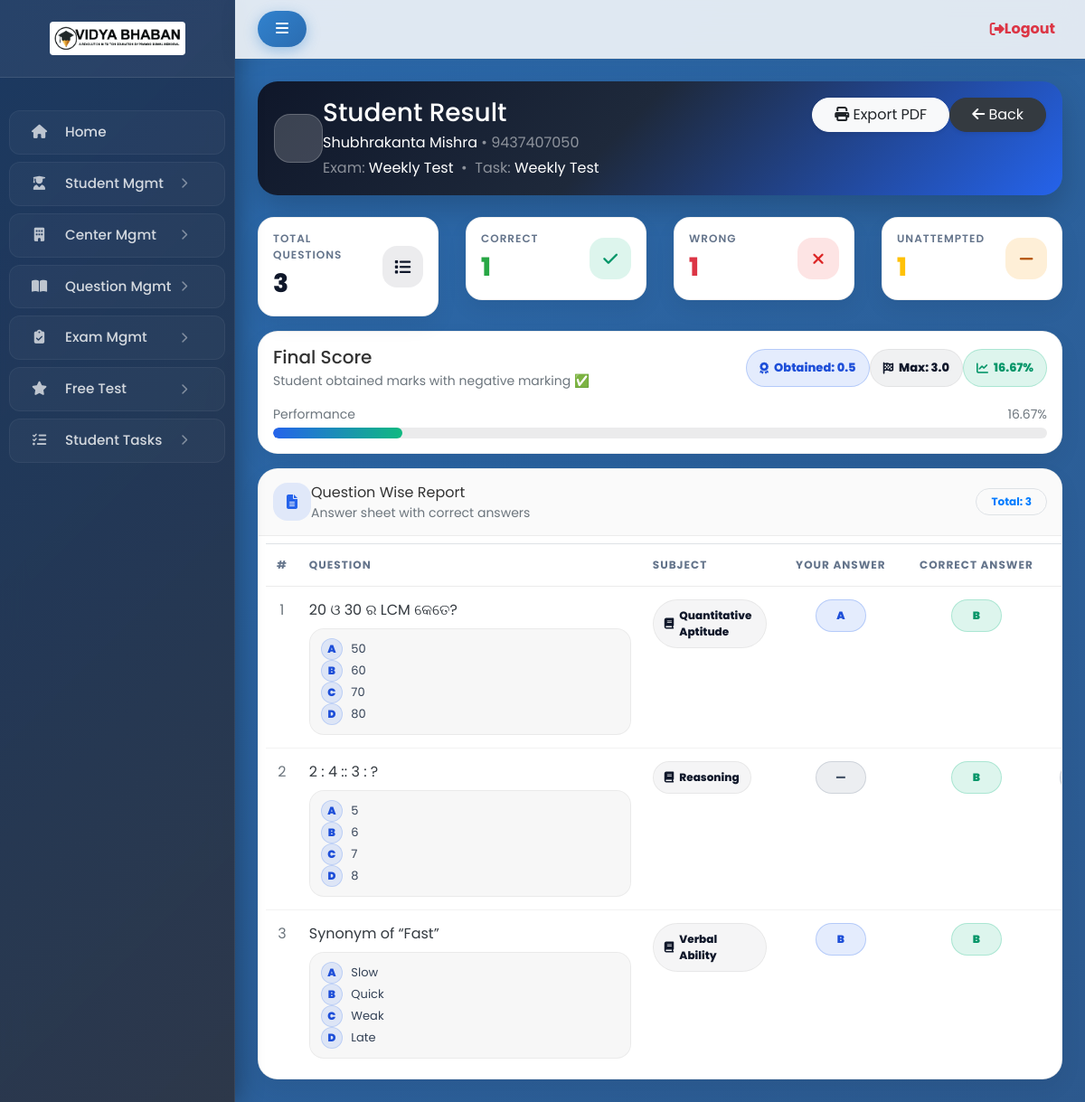
The page /panel/student-attempt-result/36/ (signed in) on the database its author committed.
### app/models.py (models this page shows, shortened)
class StudentExamAttempt(models.Model):
    student = models.ForeignKey(
        Student,
        on_delete=models.CASCADE
    )
    exam = models.ForeignKey(
        Exam,
        on_delete=models.CASCADE
    )
    task = models.ForeignKey(
        ExamTask,
        on_delete=models.CASCADE,
        null=True,        # IMPORTANT: migration error avoid
        blank=True
    )
    start_time = models.DateTimeField(null=True, blank=True)
    is_submitted = models.BooleanField(default=False)
    submitted_at = models.DateTimeField(null=True, blank=True)

class Student(models.Model):
    name = models.CharField(max_length=100)
    phone = models.CharField(
        max_length=15,
        unique=True
    )
    email = models.EmailField(
        unique=True,
        blank=True,
        null=True
    )
    photo = models.ImageField(
        upload_to="students/",
        blank=True,
        null=True
    )
    course = models.CharField(
        max_length=100,
        blank=True,
        null=True
    )
    center_name = models.CharField(
        max_length=100,
        blank=True,
        null=True
    )
    address = models.TextField(
        blank=True,
        null=True
    )
    password = models.CharField(max_length=128)
    razorpay_order_id = models.CharField(
        max_length=200,
        blank=True,
        null=True
    )
    razorpay_payment_id = models.CharField(
        max_length=200,
        blank=True,
        null=True,
        unique=True
    )
    PAYMENT_STATUS = [
        ("pending", "Pending"),
        ("success", "Success"),
        ("failed", "Failed"),
    ]
    payment_status = models.CharField(
        max_length=20,
        choices=PAYMENT_STATUS,
        default="pending"
    )
    is_approved = models.BooleanField(default=False)
    created_at = models.DateTimeField(default=timezone.now)

class Exam(models.Model):
    name = models.CharField(max_length=200)
    duration_minutes = models.PositiveIntegerField()
    marks_per_question = models.FloatField()
    negative_marking = models.FloatField(default=0)
    created_at = models.DateTimeField(auto_now_add=True)

class ExamTask(models.Model):
    exam = models.ForeignKey(Exam, on_delete=models.CASCADE)
    task_name = models.CharField(max_length=200)
    created_at = models.DateTimeField()
    is_active = models.BooleanField(default=True)

class QuestionBank(models.Model):
    chapter = models.ForeignKey(Chapter, on_delete=models.CASCADE)
    question = models.TextField()
    option_a = models.CharField(max_length=255)
    option_b = models.CharField(max_length=255)
    option_c = models.CharField(max_length=255)
    option_d = models.CharField(max_length=255)
    CORRECT_CHOICES = (
        ('A', 'Option A'),
        ('B', 'Option B'),
        ('C', 'Option C'),
        ('D', 'Option D'),
    )
    correct_answer = models.CharField(max_length=1, choices=CORRECT_CHOICES)
    created_at = models.DateTimeField(auto_now_add=True)

class Subject(models.Model):
    name = models.CharField(max_length=100, unique=True)

### app/views.py (the view)
@staff_member_required(login_url="/admin-login/")
def admin_student_attempt_result(request, attempt_id):
    attempt = get_object_or_404(
        StudentExamAttempt.objects.select_related("student", "exam", "task"),
        id=attempt_id,
        is_submitted=True
    )
    answers = (
        StudentExamAnswer.objects
        .filter(attempt=attempt)
        .select_related("exam_question__question", "exam_question__subject")
        .order_by("id")
    )
    marks_per_q = float(attempt.exam.marks_per_question)
    negative = abs(float(attempt.exam.negative_marking))
    total = answers.count()
    correct = wrong = unattempted = 0
    obtained = 0.0
    question_data = []
    for ans in answers:
        q = ans.exam_question.question
        subject_name = ans.exam_question.subject.name
        selected = ans.selected_option
        correct_ans = q.correct_answer
        if not selected:
            status = "unattempted"
            unattempted += 1
        elif selected == correct_ans:
            status = "correct"
            correct += 1
            obtained += marks_per_q
        else:
            status = "wrong"
            wrong += 1
            obtained -= negative
        question_data.append({
            "subject": subject_name,
            "question": q.question,
            "options": {
                "A": q.option_a,
                "B": q.option_b,
                "C": q.option_c,
                "D": q.option_d,
            },
            "selected": selected,
            "correct": correct_ans,
            "status": status,
        })
    max_marks = total * marks_per_q
    percentage = round((obtained / max_marks) * 100, 2) if max_marks else 0
    return render(request, "admin/exam_task/student_attempt_result.html", {
        "attempt": attempt,
        "total": total,
        "correct": correct,
        "wrong": wrong,
        "unattempted": unattempted,
        "obtained": round(obtained, 2),
        "max_marks": max_marks,
        "percentage": percentage,
        "questions": question_data,
    })

### templates/admin/exam_task/student_attempt_result.html (shortened to what this page needs)
{% extends "admin/dashboard.html" %}
{% load static %}
{% block content %}
<div class="app-main__outer">
    <div class="app-main__inner">
        <div class="result-top mb-4">
            <div class="d-flex justify-content-between align-items-start flex-wrap gap-3">
                <div class="d-flex align-items-center gap-3">
                    <div class="result-icon">
                    </div>
                    <div>
                        <h3 class="mb-1 fw-bold text-white">Student Result</h3>
                        <div class="text-white-50">
                            <span class="text-white fw-semibold">{{ attempt.student.name }}</span>
                            • {{ attempt.student.phone }}
                        </div>
                        <div class="text-white-50 mt-1">
                            Exam: <span class="text-white fw-semibold">{{ attempt.exam.name }}</span>
                            &nbsp;•&nbsp;
                            Task: <span class="text-white fw-semibold">{{ attempt.task.task_name }}</span>
                        </div>
                    </div>
                </div>
                <div class="d-flex flex-wrap gap-2">
                    <button onclick="window.print();" class="btn btn-light rounded-pill px-4 shadow-sm">
                        <i class="fas fa-print me-2"></i> Export PDF
                    </button>
                    <a href="{% url 'exam_task_students' attempt.task.id %}"
                       class="btn btn-dark rounded-pill px-4 shadow-sm">
                        <i class="fas fa-arrow-left me-2"></i> Back
                    </a>
                </div>
            </div>
        </div>
        <div class="row g-3 mb-3">
            <div class="col-lg-3 col-md-6">
                <div class="stat-card">
                    <div class="d-flex justify-content-between align-items-center">
                        <div>
                            <div class="stat-label">Total Questions</div>
                            <div class="stat-value">{{ total }}</div>
                        </div>
                        <div class="stat-icon dark">
                            <i class="fas fa-list"></i>
                        </div>
                    </div>
                </div>
            </div>
            <div class="col-lg-3 col-md-6">
                <div class="stat-card">
                    <div class="d-flex justify-content-between align-items-center">
                        <div>
                            <div class="stat-label">Correct</div>
                            <div class="stat-value text-success">{{ correct }}</div>
                        </div>
                        <div class="stat-icon success">
                            <i class="fas fa-check"></i>
                        </div>
                    </div>
                </div>
            </div>
            <div class="col-lg-3 col-md-6">
                <div class="stat-card">
                    <div class="d-flex justify-content-between align-items-center">
                        <div>
                            <div class="stat-label">Wrong</div>
                            <div class="stat-value text-danger">{{ wrong }}</div>
                        </div>
                        <div class="stat-icon danger">
                            <i class="fas fa-times"></i>
                        </div>
                    </div>
                </div>
            </div>
            <div class="col-lg-3 col-md-6">
                <div class="stat-card">
                    <div class="d-flex justify-content-between align-items-center">
                        <div>
                            <div class="stat-label">Unattempted</div>
                            <div class="stat-value text-warning">{{ unattempted }}</div>
                        </div>
                        <div class="stat-icon warning">
                            <i class="fas fa-minus"></i>
                        </div>
                    </div>
                </div>
            </div>
        </div>
        <div class="modern-box mb-3">
            <div class="modern-box-body">
                <div class="d-flex justify-content-between align-items-center flex-wrap gap-3">
                    <div>
                        <h5 class="mb-1 fw-bold">Final Score</h5>
                        <div class="text-muted small">
                            Student obtained marks with negative marking ✅
                        </div>
                    </div>
                    <div class="d-flex flex-wrap gap-2">
                        <span class="pill pill-primary">
                            <i class="fas fa-award me-1"></i> Obtained: {{ obtained }}
                        </span>
                        <span class="pill pill-dark">
                            <i class="fas fa-flag-checkered me-1"></i> Max: {{ max_marks }}
                        </span>
                        <span class="pill pill-success">
                            <i class="fas fa-chart-line me-1"></i> {{ percentage }}%
                        </span>
                    </div>
                </div>
                <div class="mt-3">
                    <div class="d-flex justify-content-between small text-muted mb-1">
                        <span>Performance</span>
                        <span>{{ percentage }}%</span>
                    </div>
                    <div class="progress modern-progress">
                        <div class="progress-bar" role="progressbar" style="width: {{ percentage }}%;"></div>
                    </div>
                </div>
            </div>
        </div>
        <div class="modern-box">
            <div class="modern-box-header">
                <div class="d-flex justify-content-between align-items-center flex-wrap gap-2">
                    <div class="d-flex align-items-center gap-2">
                        <div class="mini-icon">
                            <i class="fas fa-file-alt"></i>
                        </div>
                        <div>
                            <div class="fw-bold">Question Wise Report</div>
                            <div class="small text-muted">Answer sheet with correct answers</div>
                        </div>
                    </div>
                    <span class="badge bg-primary-subtle text-primary border rounded-pill px-3 py-2">
                        Total: {{ total }}
                    </span>
                </div>
            </div>
            <div class="table-responsive p-2">
                <table class="table modern-table align-middle mb-0">
                    <thead>
                        <tr>
                            <th class="text-center" style="width: 60px;">#</th>
                            <th style="min-width: 380px;">Question</th>
                            <th style="min-width: 150px;">Subject</th>
                            <th class="text-center" style="min-width: 140px;">Your Answer</th>
                            <th class="text-center" style="min-width: 160px;">Correct Answer</th>
                            <th class="text-center" style="min-width: 150px;">Status</th>
                        </tr>
                    </thead>
                    <tbody>
                        {% for q in questions %}
                        <tr>
                            <td class="text-center text-muted fw-semibold">
                                {{ forloop.counter }}
                            </td>
                            <td>
                                <div class="fw-semibold text-dark mb-2">
                                    {{ q.question }}
                                </div>
                                <div class="option-card">
                                    <div><span class="opt-tag">A</span> {{ q.options.A }}</div>
                                    <div><span class="opt-tag">B</span> {{ q.options.B }}</div>
                                    <div><span class="opt-tag">C</span> {{ q.options.C }}</div>
                                    <div><span class="opt-tag">D</span> {{ q.options.D }}</div>
                                </div>
                            </td>
                            <td>
                                <span class="subject-pill">
                                    <i class="fas fa-book me-1"></i> {{ q.subject }}
                                </span>
                            </td>
                            <td class="text-center">
                                {% if q.selected %}
                                    <span class="answer-pill your-pill">{{ q.selected }}</span>
                                {% else %}
                                    <span class="answer-pill empty-pill">—</span>
                                {% endif %}
                            </td>
                            <td class="text-center">
                                <span class="answer-pill correct-pill">{{ q.correct }}</span>
                            </td>
                            <td class="text-center">
                                {% if q.status == "correct" %}
                                    <span class="status-pill status-correct">
                                        <i class="fas fa-check-circle me-1"></i> Correct
                                    </span>
                                {% elif q.status == "wrong" %}
                                    <span class="status-pill status-wrong">
                                        <i class="fas fa-times-circle me-1"></i> Wrong
                                    </span>
                                {% else %}
                                    <span class="status-pill status-unattempted">
                                    </span>
                                {% endif %}
                            </td>
                        </tr>
                        {% empty %}
                        <tr>
                            <td colspan="6" class="text-center p-4 text-muted">
                                No data found.
                            </td>
                        </tr>
                        {% endfor %}
                    </tbody>
                </table>
            </div>
        </div>
    </div>
</div>
{% endblock %}

### rows shown on the page
StudentExamAttempt: student.name "Shubhrakanta Mishra", student.phone "9437407050", exam.name "Weekly Test", task.task_name "Weekly Test"
QuestionBank: question "20 ଓ 30 ର LCM କେତେ?", options.A "50", options.B "60", options.C "70", options.D "80"
Subject: subject "Quantitative Aptitude"
QuestionBank: question "2 : 4 :: 3 : ?", options.A "5", options.B "6", options.C "7", options.D "8", subject "Reasoning", correct "B"
QuestionBank: question "Synonym of “Fast”", options.A "Slow", options.B "Quick", options.C "Weak", options.D "Late"
Subject: subject "Verbal Ability"

### other values the page prints
{{ total }} "3"
{{ correct }} "1"
{{ wrong }} "1"
{{ unattempted }} "1"
{{ obtained }} "0.5"
{{ max_marks }} "3.0"
{{ percentage }} "16.67"
{{ q.selected }} "A" "B"
{{ q.correct }} "B" "B"
